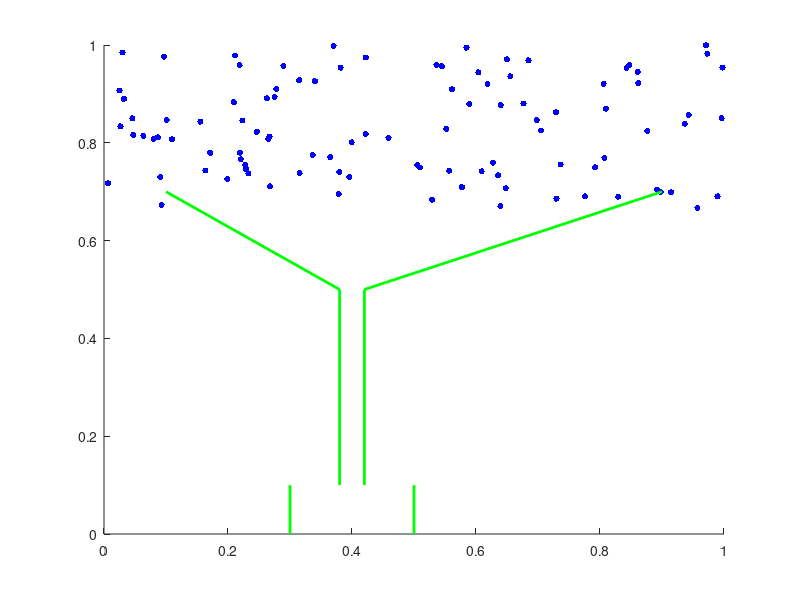

Recreate this plot in MATLAB. (Note: this script raises an error after producing the figure.)
% Parameters
time_step = 0.0005;  % Time step (s)
total_time = 5.0;  % Total simulation time (s)
g = 9.81;  % Gravitational acceleration (m/s^2)
particle_radius = 0.01;  % Radius of particles (m)
particle_radius_min = 0.01;  % Radius of particles (m)
particle_radius_max = 0.05;  % Radius of particles (m)
particle_mass = 0.1;  % Mass of particles (kg)
num_particles = 100;  % Number of particles
container_width = 1.0;  % Width of the container (m)
container_height = 1.0;  % Height of the container (m)
restitution_coefficient = 0.8;  % Coefficient of restitution for collisions

% Initialize particle positions and velocities
rng(42);  % For reproducibility
positions = rand(num_particles, 2) .* [container_width, container_height/3] + [0, 2*container_height/3];
velocities = zeros(num_particles, 2);
forces = zeros(num_particles, 2);

% Pipe segments
num_segments = 6;
pipe_width = 0.02;
pipe_pos_x = 0.4;
segments = zeros(num_segments, 4);
segments(1, :) = [0.1, 0.7, pipe_pos_x-pipe_width, 0.5];
segments(2, :) = [pipe_pos_x-pipe_width, 0.5, pipe_pos_x-pipe_width, 0.1];
segments(3, :) = [pipe_pos_x+pipe_width, 0.1, pipe_pos_x+pipe_width, 0.5];
segments(4, :) = [pipe_pos_x+pipe_width, 0.5, 0.9, 0.7];
ves_width = 0.2;
ves_height = 0.1;
segments(5, :) = [pipe_pos_x - ves_width/2, ves_height, pipe_pos_x - ves_width/2, 0];
segments(6, :) = [pipe_pos_x + ves_width/2, ves_height, pipe_pos_x + ves_width/2, 0];

% Handle particle-particle collisions
function handle_collisions(positions, velocities, particle_radius, particle_mass, restitution_coefficient)
    for i = 1:num_particles
        for j = i+1:num_particles
            delta_pos = positions(i, :) - positions(j, :);
            distance = norm(delta_pos);
            if distance < 2 * particle_radius
                normal = delta_pos / distance;
                relative_velocity = velocities(i, :) - velocities(j, :);
                relative_speed = dot(relative_velocity, normal);

                if relative_speed < 0
                    impulse = -(1 + restitution_coefficient) * relative_speed / (2 / particle_mass);
                    velocities(i, :) = velocities(i, :) + impulse * normal / particle_mass;
                    velocities(j, :) = velocities(j, :) - impulse * normal / particle_mass;
                end

                overlap = 2 * particle_radius - distance;
                positions(i, :) = positions(i, :) + normal * overlap / 2;
                positions(j, :) = positions(j, :) - normal * overlap / 2;
            end
        end
    end
end

% Handle wall collisions
function handle_wall_collisions(positions, velocities, container_width, container_height, particle_radius, restitution_coefficient)
    for i = 1:num_particles
        if positions(i, 1) - particle_radius < 0 || positions(i, 1) + particle_radius > container_width
            velocities(i, 1) = velocities(i, 1) * -restitution_coefficient;
            if positions(i, 1) - particle_radius < 0
                positions(i, 1) = particle_radius;
            end
            if positions(i, 1) + particle_radius > container_width
                positions(i, 1) = container_width - particle_radius;
            end
        end

        if positions(i, 2) - particle_radius < 0 || positions(i, 2) + particle_radius > container_height
            velocities(i, 2) = velocities(i, 2) * -restitution_coefficient;
            if positions(i, 2) - particle_radius < 0
                positions(i, 2) = particle_radius;
            end
            if positions(i, 2) + particle_radius > container_height
                positions(i, 2) = container_height - particle_radius;
            end
        end
    end
end

% Detect collision with line segments and reflect velocities
function detect_collision_and_reflect(segments, positions, velocities, particle_radius, restitution_coefficient)
    for i = 1:size(segments, 1)
        x1 = segments(i, 1);
        y1 = segments(i, 2);
        x2 = segments(i, 3);
        y2 = segments(i, 4);
        segment_vector = [x2 - x1, y2 - y1];
        for k = 1:num_particles
            xs = positions(k, 1);
            ys = positions(k, 2);
            R = particle_radius;
            line_to_circle = [xs - x1, ys - y1];

            t_closest = dot(line_to_circle, segment_vector) / dot(segment_vector, segment_vector);
            t_closest_clipped = max(0, min(1, t_closest));
            closest_point = [x1, y1] + t_closest_clipped * segment_vector;
            distance = norm(closest_point - [xs, ys]);

            if distance <= R
                normal = (closest_point - [xs, ys]) / distance;
                velocity = velocities(k, :);
                velocities(k, :) = velocity - 2 * dot(velocity, normal) * normal;
                positions(k, :) = closest_point - normal * particle_radius;
            end
        end
    end
end

% Update particle positions
function update_positions(positions, velocities, time_step, g)
    velocities(:, 2) = velocities(:, 2) - g * time_step;
    positions = positions + velocities * time_step;
end

% Animation update function
function update(frame,positions,velocities,time_step,g,particle_radius,particle_mass,restitution_coefficient,num_particles)
    update_positions(positions, velocities, time_step, g);
    handle_collisions(positions, velocities, particle_radius, particle_mass, restitution_coefficient);
    handle_wall_collisions(positions, velocities, container_width, container_height, particle_radius, restitution_coefficient);
    detect_collision_and_reflect(segments, positions, velocities, particle_radius, restitution_coefficient);
    set(scat, 'XData', positions(:, 1), 'YData', positions(:, 2));
end

% Set up the figure and axis
figure;
hold on;
axis([0 container_width 0 container_height]);
scat = scatter(positions(:, 1), positions(:, 2), 2000*particle_radius, 'filled', 'MarkerFaceColor', 'blue');
for i = 1:size(segments, 1)
    plot([segments(i, 1), segments(i, 3)], [segments(i, 2), segments(i, 4)], 'g-', 'LineWidth', 2);
end

% Create animation
while true
    update(0,positions,velocities,time_step,g,particle_radius,particle_mass,restitution_coefficient,num_particles);
    pause(time_step);
end
